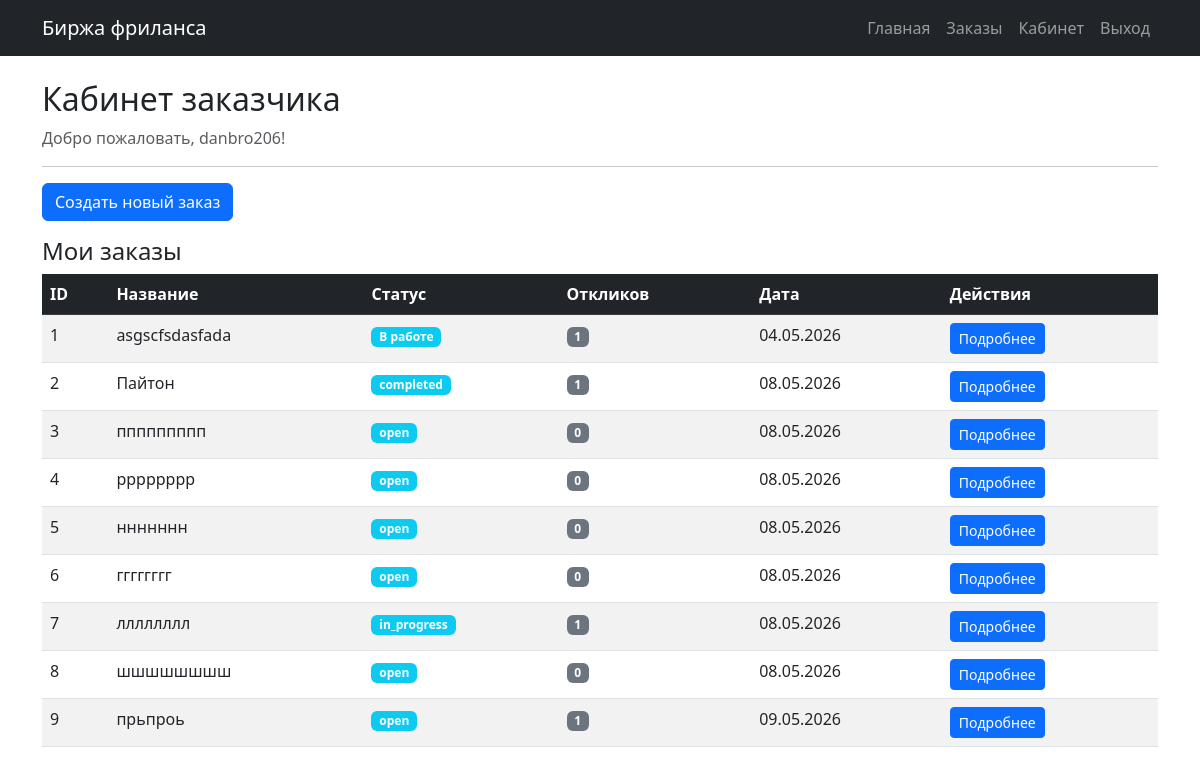
Page /dashboard (signed in) on the committed database.
### app.py (models this page shows, shortened)
class User(UserMixin, db.Model):
    id = db.Column(db.Integer, primary_key=True)
    username = db.Column(db.String(80), unique=True, nullable=False)
    email = db.Column(db.String(120), unique=True, nullable=False)
    password_hash = db.Column(db.String(200), nullable=False)
    role = db.Column(db.String(20), nullable=False)
    created_orders = db.relationship('Order', backref='client', lazy=True)
    responses = db.relationship('Response', backref='worker', lazy=True)
    reviews_received = db.relationship('Review', foreign_keys='Review.worker_id', backref='reviewed_worker', lazy=True)
    reviews_given = db.relationship('Review', foreign_keys='Review.customer_id', backref='reviewer', lazy=True)

class Order(db.Model):
    id = db.Column(db.Integer, primary_key=True)
    title = db.Column(db.String(200), nullable=False)
    description = db.Column(db.Text, nullable=False)
    status = db.Column(db.String(20), default='open')
    file_path = db.Column(db.String(300))
    created_at = db.Column(db.DateTime, default=datetime.utcnow)
    client_id = db.Column(db.Integer, db.ForeignKey('user.id'), nullable=False)
    responses = db.relationship('Response', backref='order', lazy=True)
    reviews = db.relationship('Review', backref='order', lazy=True)

### app.py (the view, shortened to what this page needs)
@app.route('/dashboard')
@login_required
def dashboard():
    if current_user.role == 'customer':
        orders = Order.query.filter_by(client_id=current_user.id).all()
        return render_template('dashboard_customer.html', orders=orders)

### app.py (called while the page is built)
@login_manager.user_loader
def load_user(user_id):
    return User.query.get(int(user_id))

### templates/dashboard_customer.html
{% extends "base.html" %}
{% block content %}
<h2>Кабинет заказчика</h2>
<p class="text-muted">Добро пожаловать, {{current_user.username}}!</p>
<hr>
<a href="/create_order" class="btn btn-primary mb-3">Создать новый заказ</a>
<h4>Мои заказы</h4>
{% if orders %}
<div class="table-responsive">
<table class="table table-striped">
<thead class="table-dark">
<tr>
<th>ID</th>
<th>Название</th>
<th>Статус</th>
<th>Откликов</th>
<th>Дата</th>
<th>Действия</th>
</tr>
</thead>
<tbody>
{% for o in orders %}
<tr>
<td>{{o.id}}</td>
<td>{{o.title}}</td>
<td><span class="badge bg-info">{{o.status}}</span></td>
<td><span class="badge bg-secondary">{{o.responses|length}}</span></td>
<td>{{o.created_at.strftime('%d.%m.%Y')}}</td>
<td>
<a href="/order/{{o.id}}" class="btn btn-sm btn-primary">Подробнее</a>
</td>
</tr>
{% endfor %}
</tbody>
</table>
</div>
{% else %}
<div class="alert alert-info">
У вас пока нет заказов. Создайте первый заказ!
</div>
{% endif %}
{% endblock %}

### rows in the picture
User: username "danbro206"
Order: id "1", title "asgscfsdasfada", status "В работе", responses|length "1", created_at "04.05.2026"
Order: id "2", title "Пайтон", status "completed", responses|length "1", created_at "08.05.2026"
Order: id "3", title "ппппппппп", status "open", responses|length "0", created_at "08.05.2026"
Order: id "4", title "рррррррр", status "open", responses|length "0", created_at "08.05.2026"
Order: id "5", title "ннннннн", status "open", responses|length "0", created_at "08.05.2026"
Order: id "6", title "гггггггг", status "open", responses|length "0", created_at "08.05.2026"
Order: id "7", title "лллллллл", status "in_progress", responses|length "1", created_at "08.05.2026"
Order: id "8", title "шшшшшшшш", status "open", responses|length "0", created_at "08.05.2026"
Order: id "9", title "прьпроь", status "open", responses|length "1", created_at "09.05.2026"
